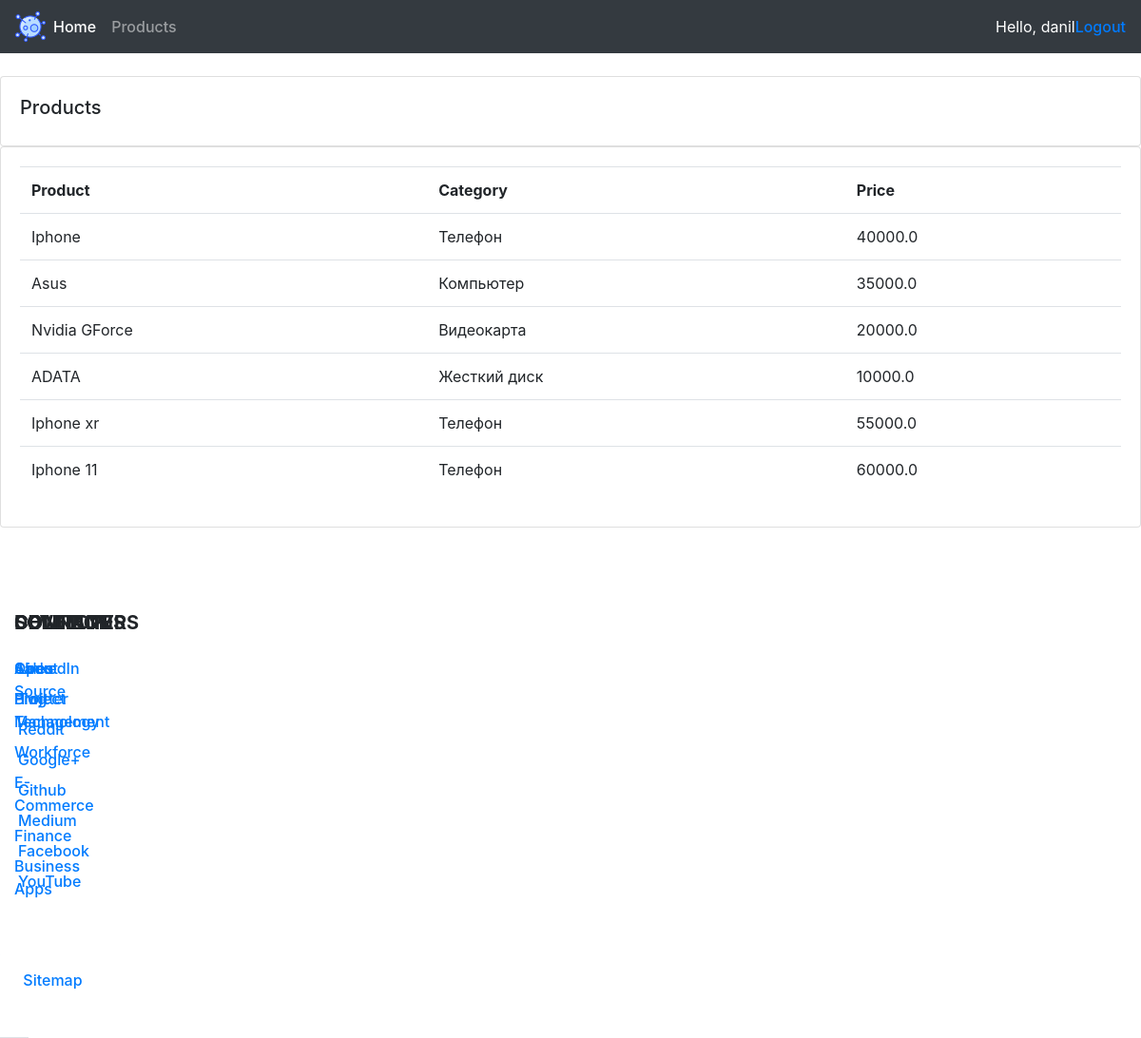
Screenshot of /products/ (signed in) with the database file from the repository.
### store/models.py (models this page shows, shortened)
class Product(models.Model):
    CATEGORY = (
        ('Телефон','Телефон'),
        ('Компьютер', 'Компьютер'),
        ('Видеокарта', 'Видеокарта'),
        ('Жесткий диск','Жесткий диск'),
    )
    name = models.CharField(max_length=50,null=True)
    price = models.FloatField(null=True)
    category = models.CharField(max_length=50,null=True,choices=CATEGORY)
    description = models.CharField(max_length=50,null=True,blank=True)
    date_created = models.DateTimeField(auto_now_add=True,null=True)
    tag = models.ManyToManyField(Tag,null=True)

### store/views.py (the view)
# urls.py: path('products/',product_page,name='products'),
def product_page(request):
    products = Product.objects.all()
    context = {'products':products}
    return render(request,'store/products.html',context)

### store/templates/store/products.html
{% extends 'store/main.html' %}
{% block content %}
<br>
		<div class="row">
			<div class="col-md">
				<div class="card card-body">
					<h5>Products</h5>
				</div>
				<div class="card card-body">
					<table class="table">
						<tr>
							<th>Product</th>
							<th>Category</th>
							<th>Price</th>
						</tr>
						<tr>
							{% for product in products %}
								<tr>
									<td>{{ product.name }}</td>
									<td>{{ product.category }}</td>
									<td>{{ product.price}} </td>
							{% endfor %}
								</tr>
						</tr>
					</table>
				</div>
			</div>
		</div>
{% endblock %}

### store/templates/store/navbar.html (shortened to what this page needs)
{% load static %}
<nav class="navbar navbar-expand-lg navbar-dark bg-dark">
  <a href="{% url 'home' %}"><img src="{% static 'images/logo.png' %}">
  <div class="collapse navbar-collapse" id="navbarSupportedContent">
    <ul class="navbar-nav mr-auto">
      {% if request.user.is_staff %}
      <li class="nav-item active">
        <a class="nav-link" href="{% url 'home' %}">Home <span class="sr-only">(current)</span></a>
      </li>
      <li class="nav-item">
        <a class="nav-link" href="{% url 'products' %}">Products</a>
      {% else %}
      <li class="nav-item">
        <a class="nav-link" href="{% url 'settings' %}">Settings</a>
      </li>
      {% endif %}
    </ul>
    <span style="color:#ffffff">Hello, {{ request.user }} </span>
    <span><a href="{% url 'logout' %}">Logout</a></span>
  </div>
</nav>

### static/css/index.css (style rules this page uses)
body { background-color: #ebeff5; }

### static/css/footer.css (style rules this page uses)
body { font-family: Rubik,Arial,sans-serif; font-weight: 400; font-size: 1rem; overflow-x: hidden; color: #607289; }
h5 { font-size: 1rem; line-height: 1.375; font-family: Rubik,Arial,sans-serif; font-weight: 500; color: #030929; }
a { color: #818494; font-weight: 500; text-decoration: none; background-color: transparent; }

### rows the page displays
Product: name "Iphone", category "Телефон", price "40000.0"
Product: name "Asus", category "Компьютер", price "35000.0"
Product: name "Nvidia GForce", category "Видеокарта", price "20000.0"
Product: name "ADATA", category "Жесткий диск", price "10000.0"
Product: name "Iphone xr", category "Телефон", price "55000.0"
Product: name "Iphone 11", category "Телефон", price "60000.0"

### other values shown
{{ request.user }} "danil"
